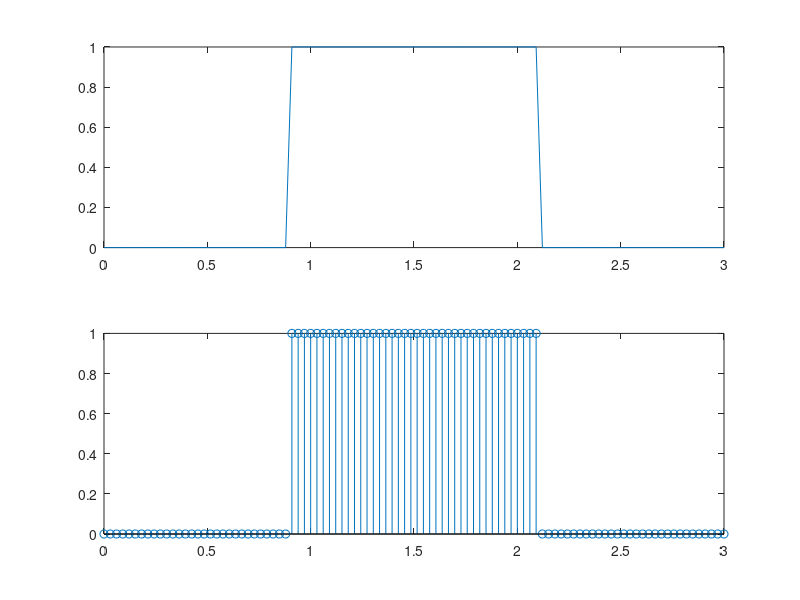

MATLAB code to generate this figure:
t=linspace(0,3,100);
up=linspace(1,1,40);
down=linspace(0,0,30);
rectangular=[down up down];
subplot(2,1,1);
plot(t, rectangular);
subplot(2,1,2);
stem(t, rectangular);
